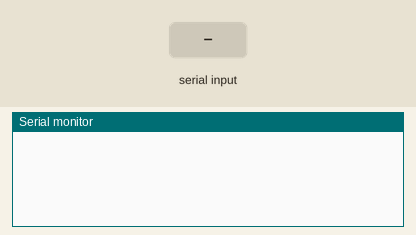
The sketch below on a simulated Arduino Mega 2560, built with avr-gcc and run on an emulated ATmega2560. Shown: the last lines printed to the serial monitor. The inputs (shaded band) are chosen by the test bench. Random numbers use the default seed unless the sketch sets one.

Above: at 1.2 s.
1.3 s: "1" received over the second serial link
At 2.3 s:
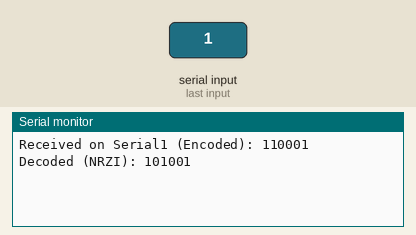
2.8 s: "0" received over the second serial link
At 3.4 s:
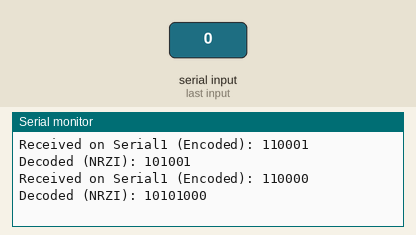
4.3 s: "2" received over the second serial link
At 5.8 s:
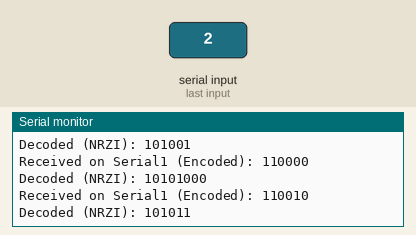

Measured:
- after the input at 1.3 s, the serial monitor: prints a new line at once (image 1)
- after the input at 2.8 s, the serial monitor: prints a new line at once (image 2)
- after the input at 4.3 s, the serial monitor: prints a new line at once (image 3)

The sketch:

main.ino
```cpp
#include "NRZEncoding.h"

void setup()
{
  Serial.begin(9600);
  Serial1.begin(9600);
  Serial3.begin(9600);
  randomSeed(analogRead(A0));
}

static bool useNRZI = true;

void loop()
{
  static unsigned long lastSend = 0;
  static bool turn = false;

  if (millis() - lastSend >= 10000)
  {
    lastSend = millis();
    byte data = random(256);

    Serial.print("Original: ");
    Serial.println(data, BIN);

    if (useNRZI)
    {
      encodeNRZI(&data, 1);
      Serial.print("NRZI Encoded: ");
    }
    else
    {
      encodeNRZL(&data, 1);
      Serial.print("NRZL Encoded: ");
    }
    Serial.println(data, BIN);

    if (!turn)
    {
      Serial1.write(data);
      Serial.print("Sent from 1: ");
    }
    else
    {
      Serial3.write(data);
      Serial.print("Sent from 3: ");
    }
    Serial.println(data, BIN);
    turn = !turn;
  }
}

void serialEvent1()
{

  byte receivedData = Serial1.read();
  Serial.print("Received on Serial1 (Encoded): ");
  Serial.println(receivedData, BIN);

  byte decodedData = receivedData;
  if (useNRZI)
  {
    decodeNRZI(&decodedData, 1);
    Serial.print("Decoded (NRZI): ");
  }
  else
  {
    decodeNRZL(&decodedData, 1);
    Serial.print("Decoded (NRZL): ");
  }
  Serial.println(decodedData, BIN);
}

void serialEvent3()
{

  byte receivedData = Serial3.read();
  Serial.print("Received on Serial3 (Encoded): ");
  Serial.println(receivedData, BIN);

  byte decodedData = receivedData;
  if (useNRZI)
  {
    decodeNRZI(&decodedData, 1);
    Serial.print("Decoded (NRZI): ");
  }
  else
  {
    decodeNRZL(&decodedData, 1);
    Serial.print("Decoded (NRZL): ");
  }
  Serial.println(decodedData, BIN);
}
```

NRZEncoding.cpp
```cpp
#include "NRZEncoding.h"

void encodeNRZI(byte* data, int length) {
  static bool lastBit = LOW;
  for (int i = 0; i < length; i++) {
    byte encodedByte = 0;
    for (int bit = 7; bit >= 0; bit--) {
      bool bitVal = (data[i] >> bit) & 0x01;
      lastBit = bitVal ? !lastBit : lastBit; // Toggle only on 1s
      encodedByte |= (lastBit << bit);
    }
    data[i] = encodedByte; // Store encoded value
  }
}

void encodeNRZL(byte* data, int length) {
  for (int i = 0; i < length; i++) {
    byte encodedByte = 0;
    for (int bit = 7; bit >= 0; bit--) {
      bool bitVal = (data[i] >> bit) & 0x01;
      bitVal = !bitVal; // Invert bits
      encodedByte |= (bitVal << bit); // Directly map 0 -> LOW, 1 -> HIGH
    }
    data[i] = encodedByte; // Store encoded value
  }
}

void decodeNRZI(byte* data, int length) {
  static bool lastBit = LOW;
  for (int i = 0; i < length; i++) {
    byte decodedByte = 0;
    for (int bit = 7; bit >= 0; bit--) {
      bool bitVal = (data[i] >> bit) & 0x01;
      bool originalBit = (bitVal == lastBit) ? 0 : 1; // If no change, it was 0; if toggled, it was 1
      lastBit = bitVal; // Update last bit
      decodedByte |= (originalBit << bit);
    }

    data[i] = decodedByte; // Store decoded value
  }
}

void decodeNRZL(byte* data, int length) {
  for (int i = 0; i < length; i++) {
    data[i] = ~data[i]; // Simply invert the bits back
  }
}
```

NRZEncoding.h
```cpp
#ifndef NRZ_ENCODING_H
#define NRZ_ENCODING_H

#include <Arduino.h>

void encodeNRZI(byte* data, int length);
void encodeNRZL(byte* data, int length);
void decodeNRZI(byte* data, int length);
void decodeNRZL(byte* data, int length);

#endif // NRZ_ENCODING_H
```
